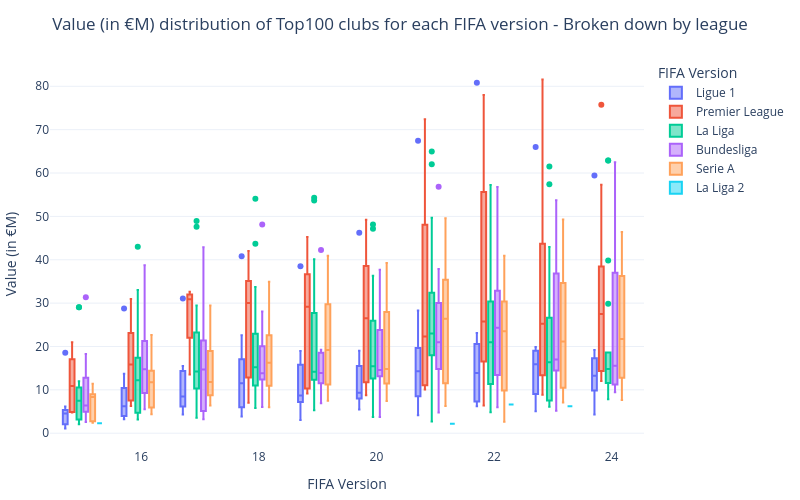

Source (notebook cell):
### Markdown cell above
Displaying the distribution across FIFA versions and best leagues of lineup overall values (in million €) among the top100 clubs.

<i>Clubs in the Premier League significatly increased their value since FIFA 21, driven mainly by Liverpool and ManCity.</i>

<i>Ligue 1 is the only league that has always had an outlier (PSG) for each FIFA edition regarding the club overall values (in million €).</i>

<i>Serie A have experienced a decrease in the clubs' overall value between FIFA 21 and EA Sports FC 24, considering the important departures of players like C. Ronaldo, De Ligt, Donnarumma, Hakimi, and Škriniar who were not replaced appropriately.</i>

### Code cell
fig = px.box(leagues_top100_clubs_df, x='fifa_version', y='value', color='league_name', hover_data=['club_name'])
fig.update_layout(title='Value (in €M) distribution of Top100 clubs for each FIFA version - Broken down by league', title_x=0.5, font=dict(size=12),
                  template='plotly_white', autosize=False, width=800, height=500, margin=dict(l=10, r=10, t=60, b=10),
                  legend_title='FIFA Version', xaxis=dict(title='FIFA Version', zeroline=False), yaxis=dict(title='Value (in €M)', zeroline=False))
fig.show()

### Figure 1 — Plotly figure (JSON) as saved in the notebook; plotly's stock layout.template omitted (floating-point values rounded to 4 significant figures; data arrays with more than 128 entries replaced by an {"elided": "..."} marker saying what was removed)
{"data": [{"alignmentgroup": "True", "customdata": [["Paris Saint Germain"], ["Monaco"], ["Olympique Lyonnais"], ["Rennes"], ["Nice"], ["Lens"], ["Lille"], ["Olympique de Marseille"], ["Montpellier"], ["Stade de Reims"], ["Paris Saint Germain"], ["Monaco"], ["Olympique Lyonnais"], ["Rennes"], ["Nice"], ["Lille"], ["Olympique de Marseille"], ["Montpellier"], ["Stade de Reims"], ["Paris Saint Germain"], ["Monaco"], ["Olympique Lyonnais"], ["Rennes"], ["Nice"], ["Lille"], ["Olympique de Marseille"], ["Montpellier"], ["Paris Saint Germain"], ["Monaco"], ["Olympique Lyonnais"], ["Rennes"], ["Nice"], ["Lille"], ["Olympique de Marseille"], ["Montpellier"], ["Strasbourg"], ["Paris Saint Germain"], ["Monaco"], ["Olympique Lyonnais"], ["Rennes"], ["Nice"], ["Lille"], ["Olympique de Marseille"], ["Montpellier"], ["Strasbourg"], ["Stade de Reims"], ["Paris Saint Germain"], ["Monaco"], ["Olympique Lyonnais"], ["Rennes"], ["Nice"], ["Lille"], ["Olympique de Marseille"], ["Montpellier"], ["Strasbourg"], ["Stade de Reims"], ["Paris Saint Germain"], ["Monaco"], ["Olympique Lyonnais"], ["Rennes"], ["Nice"], ["Lens"], ["Lille"], ["Olympique de Marseille"], ["Montpellier"], ["Strasbourg"], ["Stade de Reims"], ["Paris Saint Germain"], ["Monaco"], ["Olympique Lyonnais"], ["Rennes"], ["Nice"], ["Lens"], ["Lille"], ["Olympique de Marseille"], ["Montpellier"], ["Strasbourg"], ["Stade de Reims"], ["Paris Saint Germain"], ["Monaco"], ["Olympique Lyonnais"], ["Rennes"], ["Nice"], ["Lens"], ["Lille"], ["Olympique de Marseille"], ["Montpellier"], ["Strasbourg"], ["Stade de Reims"], ["Paris Saint Germain"], ["Monaco"], ["Olympique Lyonnais"], ["Rennes"], ["Nice"], ["Lens"], ["Lille"], ["Olympique de Marseille"], ["Montpellier"], ["Strasbourg"], ["Stade de Reims"]], "hovertemplate": "league_name=Ligue 1<br>fifa_version=%{x}<br>value=%{y}<br>club_name=%{customdata[0]}<extra></extra>", "legendgroup": "Ligue 1", "marker": {"color": "#636efa"}, "name": "Ligue 1", "notched": false, "offsetgroup": "Ligue 1", "orientation": "v", "showlegend": true, "type": "box", "x": [15, 15, 15, 15, 15, 15, 15, 15, 15, 15, 16, 16, 16, 16, 16, 16, 16, 16, 16, 17, 17, 17, 17, 17, 17, 17, 17, 18, 18, 18, 18, 18, 18, 18, 18, 18, 19, 19, 19, 19, 19, 19, 19, 19, 19, 19, 20, 20, 20, 20, 20, 20, 20, 20, 20, 20, 21, 21, 21, 21, 21, 21, 21, 21, 21, 21, 21, 22, 22, 22, 22, 22, 22, 22, 22, 22, 22, 22, 23, 23, 23, 23, 23, 23, 23, 23, 23, 23, 23, 24, 24, 24, 24, 24, 24, 24, 24, 24, 24, 24], "x0": " ", "xaxis": "x", "y": [18.55, 6.15, 4.99, 4.14, 2.45, 1.06, 5.07, 5.33, 2.06, 2.04, 28.77, 9.32, 13.71, 6.21, 4.15, 5.63, 8.32, 3.51, 3.19, 31.09, 13.15, 15.49, 7.45, 9.48, 6.38, 5.89, 4.32, 40.82, 22.59, 11.5, 6.83, 13.85, 6.15, 15.2, 5.54, 3.85, 38.48, 14.77, 18.93, 7.77, 9.64, 7.17, 15.8, 7.45, 4.65, 3.04, 46.23, 15.5, 19.0, 7.1, 8.25, 9.96, 12.05, 8.66, 8.02, 5.47, 67.45, 18.27, 28.28, 14.26, 14.24, 4.15, 18.64, 20.0, 8.96, 7.85, 8.36, 80.82, 21.05, 23.09, 13.55, 13.88, 7.03, 19.15, 15.6, 7.53, 7.2, 6.23, 66.0, 19.86, 19.41, 17.76, 16.55, 7.83, 9.57, 15.9, 9.29, 8.96, 5.08, 59.41, 19.19, 13.25, 13.22, 13.41, 17.23, 13.12, 17.32, 5.92, 4.3, 8.72], "y0": " ", "yaxis": "y"}, {"alignmentgroup": "True", "customdata": [["Manchester City"], ["Liverpool"], ["Manchester United"], ["Arsenal"], ["Tottenham Hotspur"], ["Newcastle United"], ["Chelsea"], ["Aston Villa"], ["Everton"], ["West Ham United"], ["Manchester City"], ["Liverpool"], ["Manchester United"], ["Arsenal"], ["Tottenham Hotspur"], ["Newcastle United"], ["Chelsea"], ["Aston Villa"], ["Everton"], ["West Ham United"], ["Manchester City"], ["Liverpool"], ["Manchester United"], ["Arsenal"], ["Tottenham Hotspur"], ["Chelsea"], ["West Ham United"], ["Manchester City"], ["Liverpool"], ["Manchester United"], ["Arsenal"], ["Tottenham Hotspur"], ["Newcastle United"], ["Chelsea"], ["West Ham United"], ["Brighton & Hove Albion"], ["Manchester City"], ["Liverpool"], ["Manchester United"], ["Arsenal"], ["Tottenham Hotspur"], ["Newcastle United"], ["Chelsea"], ["Fulham"], ["West Ham United"], ["Brighton & Hove Albion"], ["Manchester City"], ["Liverpool"], ["Manchester United"], ["Arsenal"], ["Tottenham Hotspur"], ["Newcastle United"], ["Chelsea"], ["Aston Villa"], ["West Ham United"], ["Brighton & Hove Albion"], ["Manchester City"], ["Manchester United"], ["Arsenal"], ["Newcastle United"], ["Chelsea"], ["Aston Villa"], ["Fulham"], ["Everton"], ["West Ham United"], ["Brighton & Hove Albion"], ["Manchester City"], ["Liverpool"], ["Manchester United"], ["Arsenal"], ["Tottenham Hotspur"], ["Newcastle United"], ["Chelsea"], ["Aston Villa"], ["Everton"], ["Brentford"], ["West Ham United"], ["Brighton & Hove Albion"], ["Manchester City"], ["Manchester United"], ["Arsenal"], ["Tottenham Hotspur"], ["Newcastle United"], ["Chelsea"], ["Aston Villa"], ["Fulham"], ["Brentford"], ["Nottingham Forest"], ["West Ham United"], ["Brighton & Hove Albion"], ["Manchester City"], ["Manchester United"], ["Arsenal"], ["Tottenham Hotspur"], ["Newcastle United"], ["Chelsea"], ["Aston Villa"], ["Fulham"], ["Everton"], ["Brentford"], ["Nottingham Forest"], ["West Ham United"], ["Brighton & Hove Albion"]], "hovertemplate": "league_name=Premier League<br>fifa_version=%{x}<br>value=%{y}<br>club_name=%{customdata[0]}<extra></extra>", "legendgroup": "Premier League", "marker": {"color": "#EF553B"}, "name": "Premier League", "notched": false, "offsetgroup": "Premier League", "orientation": "v", "showlegend": true, "type": "box", "x": [15, 15, 15, 15, 15, 15, 15, 15, 15, 15, 16, 16, 16, 16, 16, 16, 16, 16, 16, 16, 17, 17, 17, 17, 17, 17, 17, 18, 18, 18, 18, 18, 18, 18, 18, 18, 19, 19, 19, 19, 19, 19, 19, 19, 19, 19, 20, 20, 20, 20, 20, 20, 20, 20, 20, 20, 21, 21, 21, 21, 21, 21, 21, 21, 21, 21, 22, 22, 22, 22, 22, 22, 22, 22, 22, 22, 22, 22, 23, 23, 23, 23, 23, 23, 23, 23, 23, 23, 23, 23, 24, 24, 24, 24, 24, 24, 24, 24, 24, 24, 24, 24, 24], "x0": " ", "xaxis": "x", "y": [21.0, 10.17, 18.05, 12.77, 11.59, 4.86, 17.07, 4.82, 7.35, 4.79, 26.5, 17.32, 23.08, 21.59, 14.37, 7.53, 30.95, 6.25, 11.7, 7.43, 30.91, 21.32, 32.32, 30.95, 24.14, 32.63, 13.55, 33.95, 26.36, 38.59, 30.05, 32.64, 8.25, 42.0, 14.41, 7.04, 45.23, 36.55, 34.39, 23.97, 36.82, 9.64, 36.68, 10.32, 14.55, 9.18, 49.23, 47.91, 29.0, 26.68, 38.55, 11.73, 26.32, 8.74, 16.95, 9.74, 72.41, 48.05, 29.73, 14.5, 50.32, 10.08, 10.73, 26.73, 17.9, 11.05, 78.0, 74.55, 57.86, 26.05, 38.5, 10.46, 53.41, 20.07, 25.41, 6.37, 19.59, 13.52, 81.59, 46.09, 37.86, 41.27, 22.14, 50.32, 25.45, 12.18, 8.87, 14.55, 25.08, 11.8, 75.73, 43.5, 57.32, 33.45, 36.73, 35.5, 27.49, 13.05, 13.98, 12.05, 14.49, 17.49, 14.59], "y0": " ", "yaxis": "y"}, {"alignmentgroup": "True", "customdata": {"elided": "139x1 str values"}, "hovertemplate": "league_name=La Liga<br>fifa_version=%{x}<br>value=%{y}<br>club_name=%{customdata[0]}<extra></extra>", "legendgroup": "La Liga", "marker": {"color": "#00cc96"}, "name": "La Liga", "notched": false, "offsetgroup": "La Liga", "orientation": "v", "showlegend": true, "type": "box", "x": {"elided": "139 int values"}, "x0": " ", "xaxis": "x", "y": {"elided": "139 float values"}, "y0": " ", "yaxis": "y"}, {"alignmentgroup": "True", "customdata": [["FC Bayern München"], ["Borussia Dortmund"], ["Bayer 04 Leverkusen"], ["Eintracht Frankfurt"], ["VfL Wolfsburg"], ["SC Freiburg"], ["TSG Hoffenheim"], ["Borussia Mönchengladbach"], ["FC Bayern München"], ["Borussia Dortmund"], ["Bayer 04 Leverkusen"], ["Eintracht Frankfurt"], ["VfL Wolfsburg"], ["TSG Hoffenheim"], ["Borussia Mönchengladbach"], ["FC Bayern München"], ["Borussia Dortmund"], ["Bayer 04 Leverkusen"], ["Eintracht Frankfurt"], ["RB Leipzig"], ["VfL Wolfsburg"], ["SC Freiburg"], ["TSG Hoffenheim"], ["Borussia Mönchengladbach"], ["FC Bayern München"], ["Borussia Dortmund"], ["Bayer 04 Leverkusen"], ["Eintracht Frankfurt"], ["RB Leipzig"], ["VfL Wolfsburg"], ["SC Freiburg"], ["TSG Hoffenheim"], ["Borussia Mönchengladbach"], ["FC Bayern München"], ["Borussia Dortmund"], ["Bayer 04 Leverkusen"], ["Eintracht Frankfurt"], ["RB Leipzig"], ["VfL Wolfsburg"], ["SC Freiburg"], ["TSG Hoffenheim"], ["Borussia Mönchengladbach"], ["FC Bayern München"], ["Borussia Dortmund"], ["Bayer 04 Leverkusen"], ["Eintracht Frankfurt"], ["RB Leipzig"], ["VfL Wolfsburg"], ["SC Freiburg"], ["TSG Hoffenheim"], ["Borussia Mönchengladbach"], ["FC Union Berlin"], ["FC Bayern München"], ["Borussia Dortmund"], ["Bayer 04 Leverkusen"], ["Eintracht Frankfurt"], ["RB Leipzig"], ["VfL Wolfsburg"], ["SC Freiburg"], ["TSG Hoffenheim"], ["Borussia Mönchengladbach"], ["FC Union Berlin"], ["FC Bayern München"], ["Borussia Dortmund"], ["Bayer 04 Leverkusen"], ["Eintracht Frankfurt"], ["RB Leipzig"], ["VfL Wolfsburg"], ["SC Freiburg"], ["TSG Hoffenheim"], ["Borussia Mönchengladbach"], ["FC Union Berlin"], ["FC Bayern München"], ["Borussia Dortmund"], ["Bayer 04 Leverkusen"], ["Eintracht Frankfurt"], ["RB Leipzig"], ["VfL Wolfsburg"], ["SC Freiburg"], ["TSG Hoffenheim"], ["Borussia Mönchengladbach"], ["FC Union Berlin"], ["FC Bayern München"], ["Borussia Dortmund"], ["Bayer 04 Leverkusen"], ["Eintracht Frankfurt"], ["RB Leipzig"], ["VfL Wolfsburg"], ["SC Freiburg"], ["TSG Hoffenheim"], ["Borussia Mönchengladbach"], ["FC Union Berlin"]], "hovertemplate": "league_name=Bundesliga<br>fifa_version=%{x}<br>value=%{y}<br>club_name=%{customdata[0]}<extra></extra>", "legendgroup": "Bundesliga", "marker": {"color": "#ab63fa"}, "name": "Bundesliga", "notched": false, "offsetgroup": "Bundesliga", "orientation": "v", "showlegend": true, "type": "box", "x": [15, 15, 15, 15, 15, 15, 15, 15, 16, 16, 16, 16, 16, 16, 16, 17, 17, 17, 17, 17, 17, 17, 17, 17, 18, 18, 18, 18, 18, 18, 18, 18, 18, 19, 19, 19, 19, 19, 19, 19, 19, 19, 20, 20, 20, 20, 20, 20, 20, 20, 20, 20, 21, 21, 21, 21, 21, 21, 21, 21, 21, 21, 22, 22, 22, 22, 22, 22, 22, 22, 22, 22, 23, 23, 23, 23, 23, 23, 23, 23, 23, 23, 24, 24, 24, 24, 24, 24, 24, 24, 24, 24], "x0": " ", "xaxis": "x", "y": [31.36, 18.27, 7.33, 4.48, 7.06, 2.57, 5.44, 5.76, 38.73, 23.09, 15.73, 5.5, 14.77, 8.43, 11.81, 42.91, 21.18, 21.91, 5.16, 4.97, 16.59, 3.23, 8.75, 14.68, 48.14, 28.05, 17.35, 8.85, 16.08, 13.85, 6.04, 13.59, 13.55, 42.27, 19.25, 18.32, 8.38, 16.0, 12.55, 6.9, 13.91, 13.48, 37.69, 30.27, 23.77, 13.14, 20.73, 14.55, 7.3, 14.14, 14.55, 3.74, 56.83, 37.86, 24.27, 15.58, 30.0, 17.68, 9.22, 14.82, 28.91, 4.77, 56.77, 39.23, 23.31, 15.51, 32.86, 25.32, 8.45, 13.44, 25.5, 6.0, 53.7, 36.82, 33.18, 17.67, 36.91, 16.29, 13.01, 14.45, 15.82, 5.2, 62.5, 38.86, 37.0, 13.45, 26.41, 16.86, 14.21, 9.42, 11.22, 10.55], "y0": " ", "yaxis": "y"}, {"alignmentgroup": "True", "customdata": [["Napoli"], ["Inter"], ["Milan"], ["Juventus"], ["Roma"], ["Sassuolo"], ["Lazio"], ["Fiorentina"], ["Atalanta"], ["Torino"], ["Udinese"], ["Napoli"], ["Inter"], ["Milan"], ["Juventus"], ["Roma"], ["Sassuolo"], ["Lazio"], ["Fiorentina"], ["Atalanta"], ["Torino"], ["Udinese"], ["Napoli"], ["Inter"], ["Milan"], ["Juventus"], ["Roma"], ["Sassuolo"], ["Lazio"], ["Fiorentina"], ["Atalanta"], ["Torino"], ["Udinese"], ["Napoli"], ["Inter"], ["Milan"], ["Juventus"], ["Roma"], ["Sassuolo"], ["Lazio"], ["Fiorentina"], ["Atalanta"], ["Torino"], ["Udinese"], ["Napoli"], ["Inter"], ["Milan"], ["Juventus"], ["Roma"], ["Sassuolo"], ["Lazio"], ["Atalanta"], ["Torino"], ["Udinese"], ["Napoli"], ["Inter"], ["Milan"], ["Juventus"], ["Roma"], ["Sassuolo"], ["Lazio"], ["Fiorentina"], ["Atalanta"], ["Torino"], ["Udinese"], ["Napoli"], ["Inter"], ["Milan"], ["Juventus"], ["Sassuolo"], ["Lazio"], ["Fiorentina"], ["Atalanta"], ["Torino"], ["Udinese"], ["Napoli"], ["Inter"], ["Milan"], ["Juventus"], ["Roma"], ["Sassuolo"], ["Lazio"], ["Salernitana"], ["Fiorentina"], ["Atalanta"], ["Torino"], ["Udinese"], ["Napoli"], ["Inter"], ["Milan"], ["Juventus"], ["Roma"], ["Sassuolo"], ["Salernitana"], ["Fiorentina"], ["Atalanta"], ["Torino"], ["Udinese"], ["Napoli"], ["Inter"], ["Milan"], ["Juventus"], ["Roma"], ["Sassuolo"], ["Lazio"], ["Salernitana"], ["Fiorentina"], ["Atalanta"], ["Torino"], ["Udinese"]], "hovertemplate": "league_name=Serie A<br>fifa_version=%{x}<br>value=%{y}<br>club_name=%{customdata[0]}<extra></extra>", "legendgroup": "Serie A", "marker": {"color": "#FFA15A"}, "name": "Serie A", "notched": false, "offsetgroup": "Serie A", "orientation": "v", "showlegend": true, "type": "box", "x": [15, 15, 15, 15, 15, 15, 15, 15, 15, 15, 15, 16, 16, 16, 16, 16, 16, 16, 16, 16, 16, 16, 17, 17, 17, 17, 17, 17, 17, 17, 17, 17, 17, 18, 18, 18, 18, 18, 18, 18, 18, 18, 18, 18, 19, 19, 19, 19, 19, 19, 19, 19, 19, 19, 20, 20, 20, 20, 20, 20, 20, 20, 20, 20, 20, 21, 21, 21, 21, 21, 21, 21, 21, 21, 21, 22, 22, 22, 22, 22, 22, 22, 22, 22, 22, 22, 22, 23, 23, 23, 23, 23, 23, 23, 23, 23, 23, 23, 24, 24, 24, 24, 24, 24, 24, 24, 24, 24, 24, 24], "x0": " ", "xaxis": "x", "y": [9.13, 8.33, 8.51, 11.4, 8.33, 2.39, 5.93, 9.45, 2.55, 3.37, 2.56, 14.52, 13.59, 11.73, 22.64, 14.52, 5.24, 13.96, 9.0, 4.54, 8.03, 4.35, 19.32, 21.45, 11.82, 29.45, 17.82, 8.52, 12.32, 10.91, 6.38, 9.45, 7.29, 25.91, 22.41, 22.64, 34.95, 21.55, 9.42, 16.27, 11.55, 10.75, 11.84, 5.97, 30.77, 29.73, 21.5, 40.91, 18.36, 9.15, 20.0, 11.25, 13.91, 7.47, 33.32, 29.27, 21.73, 39.23, 14.0, 7.43, 24.0, 10.64, 14.83, 14.41, 8.96, 33.86, 44.09, 28.14, 49.59, 11.38, 35.41, 11.5, 24.68, 12.75, 6.25, 30.27, 40.91, 30.5, 40.55, 21.36, 9.25, 27.35, 2.63, 15.68, 25.68, 10.48, 8.58, 27.68, 49.29, 40.91, 36.64, 28.55, 14.08, 7.08, 18.68, 21.14, 8.84, 9.31, 46.37, 41.64, 42.95, 30.91, 26.67, 11.66, 26.27, 7.65, 16.45, 17.18, 13.89, 8.28], "y0": " ", "yaxis": "y"}, {"alignmentgroup": "True", "customdata": [["Elche"], ["Elche"], ["Elche"], ["Elche"]], "hovertemplate": "league_name=La Liga 2<br>fifa_version=%{x}<br>value=%{y}<br>club_name=%{customdata[0]}<extra></extra>", "legendgroup": "La Liga 2", "marker": {"color": "#19d3f3"}, "name": "La Liga 2", "notched": false, "offsetgroup": "La Liga 2", "orientation": "v", "showlegend": true, "type": "box", "x": [15, 21, 22, 23], "x0": " ", "xaxis": "x", "y": [2.3, 2.18, 6.59, 6.21], "y0": " ", "yaxis": "y"}], "layout": {"autosize": false, "boxmode": "group", "font": {"size": 12}, "height": 500, "legend": {"title": {"text": "FIFA Version"}, "tracegroupgap": 0}, "margin": {"b": 10, "l": 10, "r": 10, "t": 60}, "title": {"text": "Value (in €M) distribution of Top100 clubs for each FIFA version - Broken down by league", "x": 0.5}, "width": 800, "xaxis": {"anchor": "y", "domain": [0.0, 1.0], "title": {"text": "FIFA Version"}, "zeroline": false}, "yaxis": {"anchor": "x", "domain": [0.0, 1.0], "title": {"text": "Value (in €M)"}, "zeroline": false}}}
